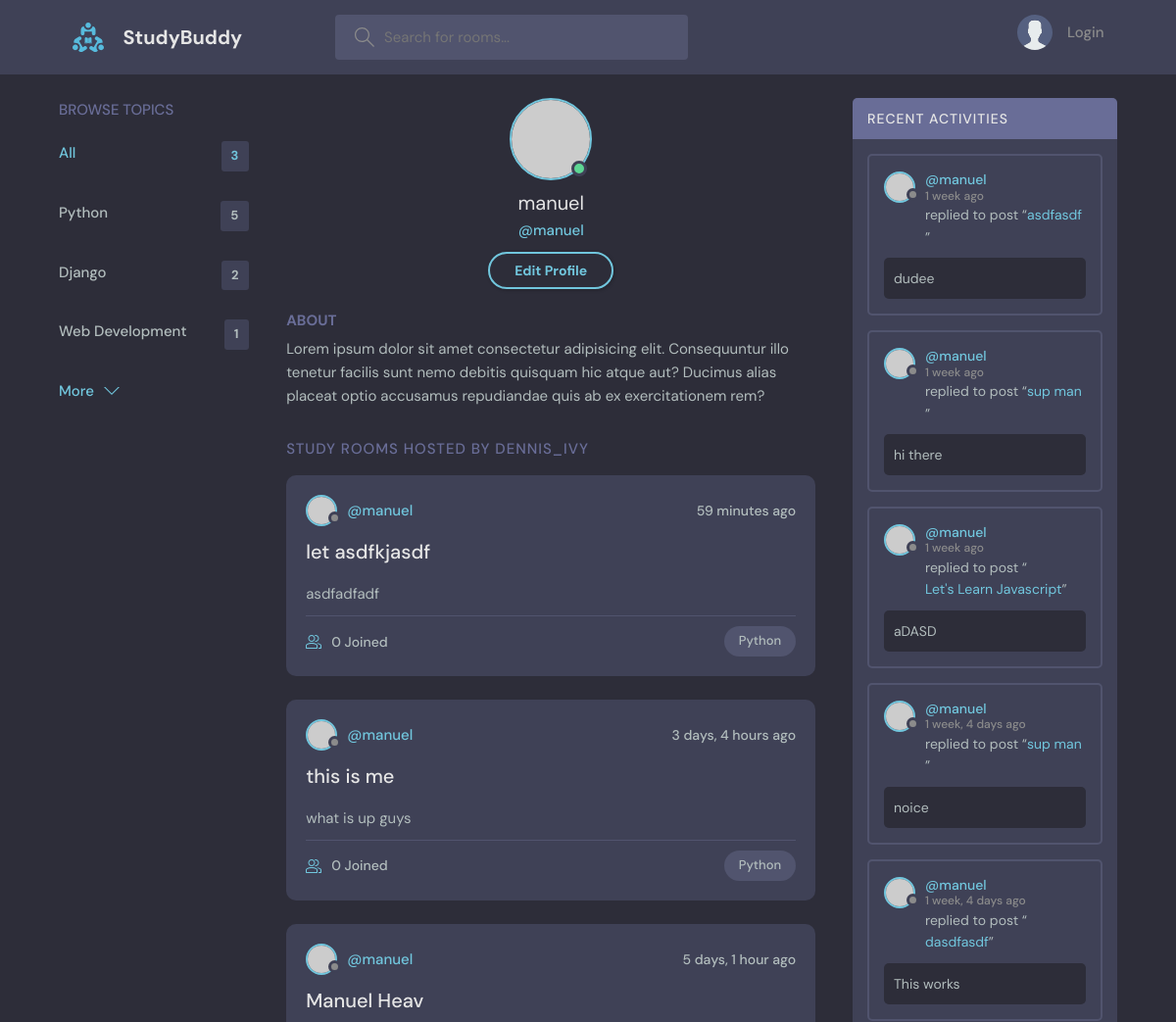
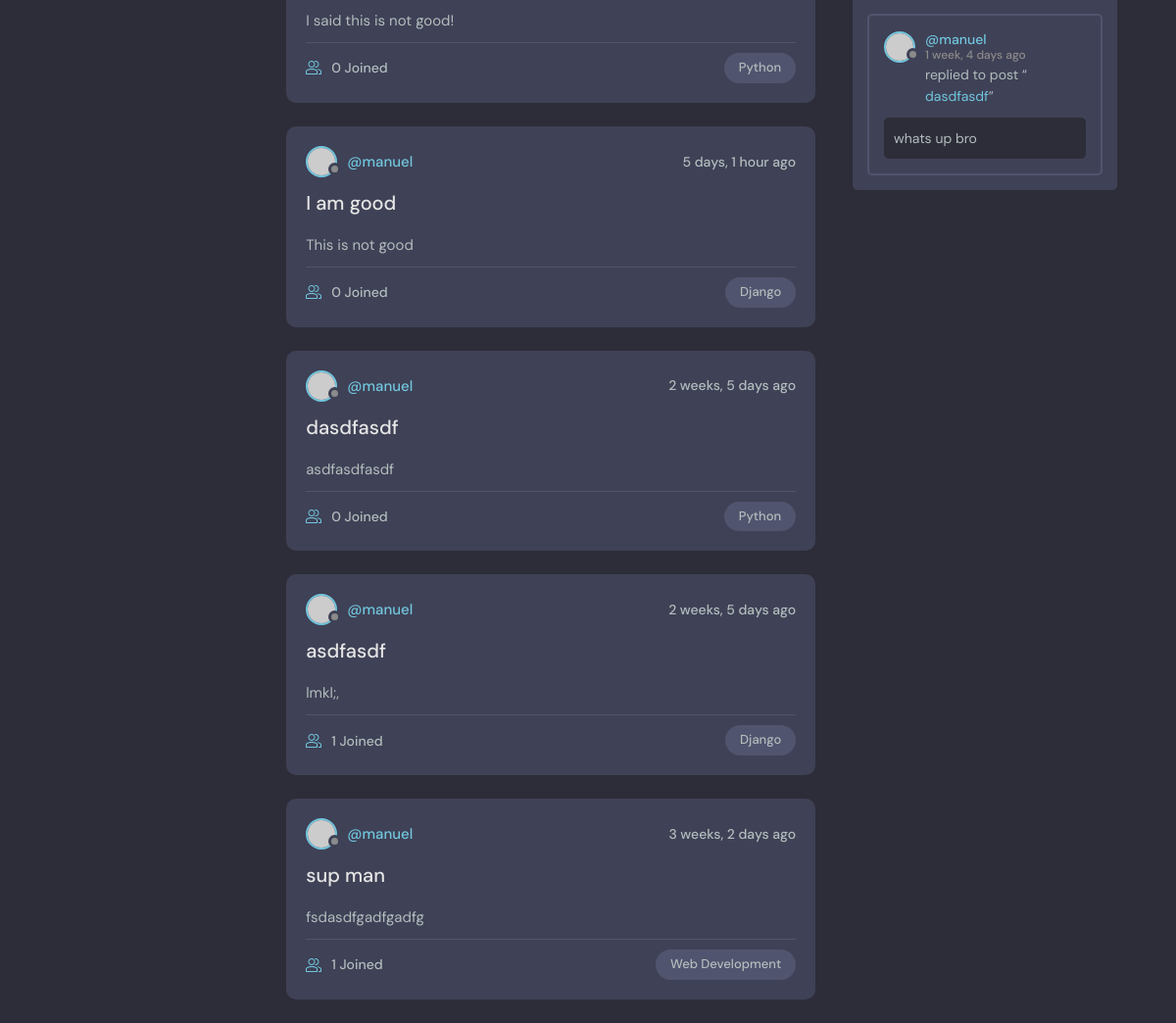
Page /profile/1/ on the committed database (2 pictures, top to bottom).
### base/models.py (models this page shows, shortened)
class Topic(models.Model):
    name = models.CharField(max_length=200)

class Room(models.Model):
    host = models.ForeignKey(User, on_delete=models.SET_NULL, null=True)
    topic =  models.ForeignKey(Topic, on_delete=models.SET_NULL, null=True)
    name = models.CharField(max_length=200)
    description = models.TextField(null=True, blank=True)
    participants = models.ManyToManyField(User, related_name='participants', blank=True)
    updated = models.DateTimeField(auto_now=True) #Updates everytime
    created = models.DateTimeField(auto_now_add=True) #It is just once, the first time it is created
    class Meta:
        ordering = ['-updated', '-created']
    def __str__(self):
        return self.name

class Message(models.Model):
    user = models.ForeignKey(User, on_delete=models.CASCADE)
    room = models.ForeignKey(Room, on_delete=models.CASCADE) #when the room is deleted models.cascade will delete the children too, it is a one to many relationship
    body = models.TextField()
    updated = models.DateTimeField(auto_now=True)
    created = models.DateTimeField(auto_now_add=True)
    class Meta:
        ordering = ['-updated', '-created']

### base/views.py (the view)
# urls.py: path('profile/<str:pk>/', views.userProfile, name="user-profile"),
def userProfile(request,pk):
     user = User.objects.get(id=pk)
     rooms = user.room_set.all()
     room_messages = user.message_set.all()
     topics = Topic.objects.all()
     context = {'user': user, 'rooms':rooms, 'room_messages': room_messages, 'topics': topics}
     return render(request, 'base/profile.html', context)

### base/templates/base/profile.html
{% extends 'main.html' %} {%block content%}
  <main class="profile-page layout layout--3">
    <div class="container">
      {%include 'base/topics_component.html'%}
      <div class="roomList">
        <div class="profile">
          <div class="profile__avatar">
            <div class="avatar avatar--large active">
              <img src="https://randomuser.me/api/portraits/men/11.jpg" />
            </div>
          </div>
          <div class="profile__info">
            <h3>{{user.username}}</h3>
            <p>@{{user.username}}</p>
            <a href="edit-user.html" class="btn btn--main btn--pill">Edit Profile</a>
          </div>
          <div class="profile__about">
            <h3>About</h3>
            <p>
              Lorem ipsum dolor sit amet consectetur adipisicing elit. Consequuntur illo tenetur
              facilis sunt nemo debitis quisquam hic atque aut? Ducimus alias placeat optio
              accusamus repudiandae quis ab ex exercitationem rem?
            </p>
          </div>
        </div>
        <div class="roomList__header">
          <div>
            <h2>Study Rooms Hosted by dennis_ivy</a>
            </h2>
          </div>
        </div>
      {% include 'base/feed_component.html'%}
      </div>
      {%include 'base/activity_component.html'%}
    </div>
  </main>
{%endblock content%}

### base/templates/base/topics_component.html
<div class="topics">
  <div class="topics__header">
    <h2>Browse Topics</h2>
  </div>
  <ul class="topics__list">
    <li>
      <a href="{%url 'home'%}" class="active"
        >All <span>{{topics.count}}</span></a
      >
    </li>
    {% for topic in topics%}
    <li>
      <a href="{%url 'home'%}?q={{topic.name}}" b
        >{{topic.name}} <span>{{topic.room_set.all.count}}</span></a
      >
    </li>
    {%endfor%}
  </ul>
  <a class="btn btn--link" href="topics.html">
    More
    <svg
      version="1.1"
      xmlns="http://www.w3.org/2000/svg"
      width="32"
      height="32"
      viewBox="0 0 32 32"
    >
      <title>chevron-down</title>
      <path d="M16 21l-13-13h-3l16 16 16-16h-3l-13 13z"></path>
    </svg>
  </a>
</div>

### base/templates/base/feed_component.html (shortened to what this page needs)
{%for room in rooms%}
<div class="roomListRoom">
  <div class="roomListRoom__header">
    <a
      href="{% url 'user-profile' room.host.id %}"
      class="roomListRoom__author"
    >
      <div class="avatar avatar--small">
        <img src="https://randomuser.me/api/portraits/women/11.jpg" />
      </div>
      <span>@{{room.host.username}}</span>
    </a>
    <div class="roomListRoom__actions">
      <span>{{room.created|timesince}} ago</span>
    </div>
  </div>
  <div class="roomListRoom__content">
    <a href="{% url 'room' room.id %}">{{room.name}}</a>
    <p>{{room.description}}</p>
  </div>
  <div class="roomListRoom__meta">
    <a href="{% url 'room' room.id %}" class="roomListRoom__joined">
      {{room.participants.all.count}} Joined
    </a>
    <p class="roomListRoom__topic">{{room.topic.name}}</p>
  </div>
</div>
{%endfor%}

### base/templates/base/activity_component.html (shortened to what this page needs)
<div class="activities">
  <div class="activities__header">
    <h2>Recent Activities</h2>
  </div>
  {% for message in room_messages%}
  <div class="activities__box">
    <div class="activities__boxHeader roomListRoom__header">
      <a
        href="{%url 'user-profile' message.user.id%}"
        class="roomListRoom__author"
      >
        <div class="avatar avatar--small">
          <img src="https://randomuser.me/api/portraits/women/11.jpg" />
        </div>
        <p>
          @{{message.user}}
          <span>{{message.created|timesince}} ago</span>
        </p>
      </a>
    </div>
    <div class="activities__boxContent">
      <p>
        replied to post “<a href="{%url 'room' message.room.id%}"
          >{{message.room}}</a
        >”
      </p>
      <div class="activities__boxRoomContent">{{message.body}}</div>
    </div>
  </div>
  {%endfor%}
</div>

### rows in the picture
Topic: name "Python", room_set.all.count "5"
Topic: name "Django", room_set.all.count "2"
Topic: name "Web Development", room_set.all.count "1"
Room: host.username "manuel", created "59 minutes", name "let asdfkjasdf", description "asdfadfadf", participants.all.count "0", topic.name "Python"
Room: host.username "manuel", created "3 days, 4 hours", name "this is me", description "what is up guys", participants.all.count "0", topic.name "Python"
Room: host.username "manuel", created "5 days, 1 hour", name "Manuel Heav", description "I said this is not good!", participants.all.count "0", topic.name "Python"
Room: host.username "manuel", created "5 days, 1 hour", name "I am good", description "This is not good", participants.all.count "0", topic.name "Django"
Room: host.username "manuel", created "2 weeks, 5 days", name "dasdfasdf", description "asdfasdfasdf", participants.all.count "0", topic.name "Python"
Room: host.username "manuel", created "2 weeks, 5 days", name "asdfasdf", description "lmkl;,", participants.all.count "1", topic.name "Django"
Room: host.username "manuel", created "3 weeks, 2 days", name "sup man", description "fsdasdfgadfgadfg", participants.all.count "1", topic.name "Web Development"
Message: user "manuel", created "1 week", room "asdfasdf", body "dudee"
Message: user "manuel", created "1 week", room "sup man", body "hi there"
Message: user "manuel", created "1 week", room "Let's Learn Javascript", body "aDASD"
Message: user "manuel", created "1 week, 4 days", room "sup man", body "noice"
Message: user "manuel", created "1 week, 4 days", room "dasdfasdf", body "This works"
Message: user "manuel", created "1 week, 4 days", room "dasdfasdf", body "whats up bro"

### other values in the picture
{{ topics.count }} "3"
{{ user.username }} "manuel"
